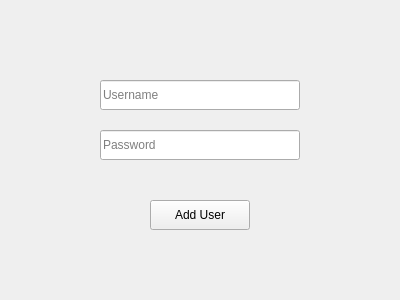
<?xml version="1.0" encoding="UTF-8"?>
<ui version="4.0">
 <class>AddUserWindow</class>
 <widget class="QMainWindow" name="AddUserWindow">
  <property name="geometry">
   <rect>
    <x>0</x>
    <y>0</y>
    <width>400</width>
    <height>300</height>
   </rect>
  </property>
  <property name="windowTitle">
   <string>Add User</string>
  </property>
  <widget class="QWidget" name="centralWidget">
   <widget class="QPushButton" name="addUserButton">
    <property name="geometry">
     <rect>
      <x>150</x>
      <y>200</y>
      <width>100</width>
      <height>30</height>
     </rect>
    </property>
    <property name="text">
     <string>Add User</string>
    </property>
   </widget>
   <widget class="QLineEdit" name="usernameEdit">
    <property name="geometry">
     <rect>
      <x>100</x>
      <y>80</y>
      <width>200</width>
      <height>30</height>
     </rect>
    </property>
    <property name="placeholderText">
     <string>Username</string>
    </property>
   </widget>
   <widget class="QLineEdit" name="passwordEdit">
    <property name="geometry">
     <rect>
      <x>100</x>
      <y>130</y>
      <width>200</width>
      <height>30</height>
     </rect>
    </property>
    <property name="echoMode">
     <enum>QLineEdit::Password</enum>
    </property>
    <property name="placeholderText">
     <string>Password</string>
    </property>
   </widget>
  </widget>
 </widget>
 <resources/>
 <connections/>
</ui>
